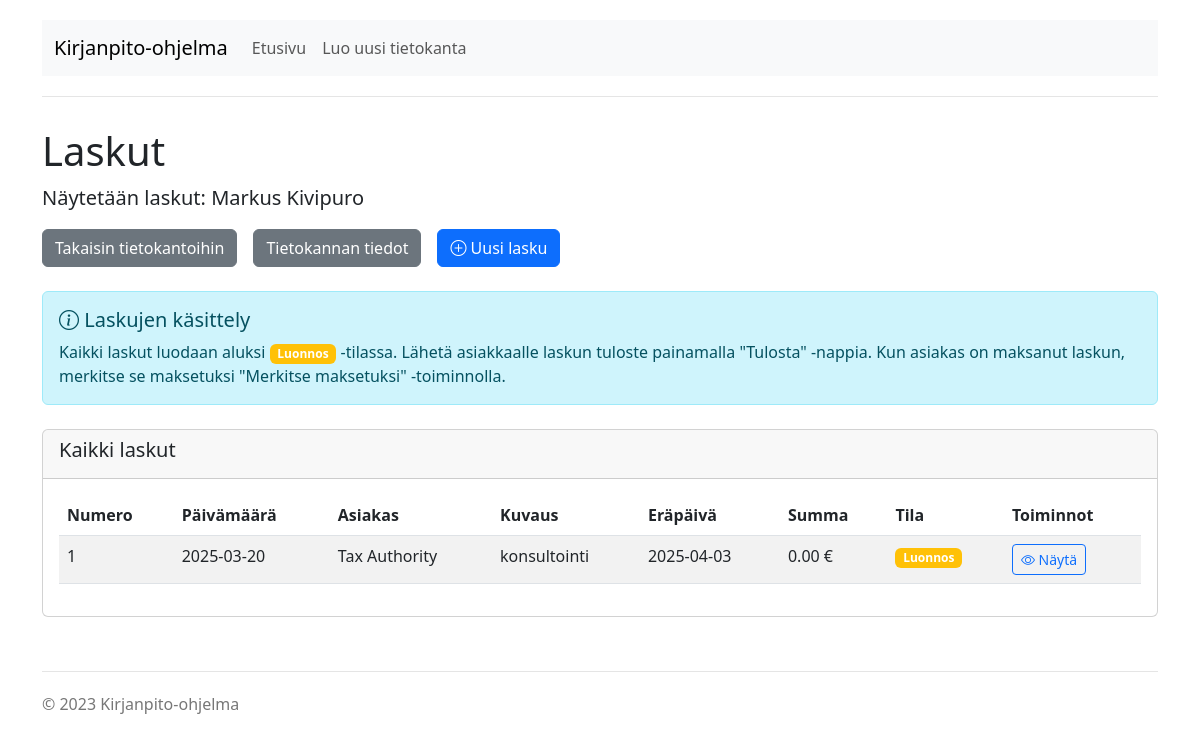
Screenshot of /db/markus_kivipuro_d68af4bb.db/invoices with the database file from the repository.
### tables this page shows
CREATE TABLE Asetus (
            avain VARCHAR(128) PRIMARY KEY NOT NULL,
            arvo TEXT,
            muokattu TIMESTAMP DEFAULT CURRENT_TIMESTAMP
        );

CREATE TABLE Tosite (
            id INTEGER PRIMARY KEY AUTOINCREMENT NOT NULL,
            pvm DATE,
            tyyppi INTEGER,
            tila INTEGER DEFAULT 100,
            tunniste INTEGER,
            sarja VARCHAR(10),
            otsikko TEXT,
            kumppani INTEGER REFERENCES Kumppani(id),
            laskupvm DATE,
            erapvm DATE,
            viite VARCHAR(64),
            json TEXT
        );

CREATE TABLE Kumppani (
            id INTEGER PRIMARY KEY AUTOINCREMENT NOT NULL,
            nimi VARCHAR(255),
            alvtunnus VARCHAR(20),
            json TEXT
        );

### laskut.py (the view)
@lasku_bp.route('/db/<filename>/invoices')
def list_invoices(filename):
    db_path = os.path.join('databases', filename)
    if not os.path.exists(db_path):
        flash("Tietokantaa ei löydy", "error")
        return redirect(url_for('index'))
    conn = get_db_connection(db_path)
    cursor = conn.cursor()
    cursor.execute("""
        SELECT id, pvm, tunniste, tila, otsikko, erapvm, kumppani, json FROM Tosite
        WHERE tyyppi = 1
        ORDER BY pvm DESC, id DESC
    """)
    invoices = []
    for row in cursor.fetchall():
        status = INVOICE_STATUSES.get(row['tila'], "Tuntematon")
        partner_name = "Tuntematon"
        if row['kumppani']:
            cursor.execute("SELECT nimi FROM Kumppani WHERE id = ?", (row['kumppani'],))
            partner = cursor.fetchone()
            if partner:
                partner_name = partner['nimi']
        cursor.execute("""
            SELECT SUM(kreditsnt) as total_credit FROM Vienti
            WHERE tosite = ?
        """, (row['id'],))
        total = cursor.fetchone()
        total_amount = float(total['total_credit'] / 100) if total['total_credit'] else 0
        json_data = {}
        if row['json']:
            try:
                json_data = json.loads(row['json'])
            except:
                pass
        invoices.append({
            'id': row['id'],
            'number': row['tunniste'] or row['id'],  # Use tunniste if available, otherwise id
            'pvm': row['pvm'],
            'tila': status,
            'otsikko': row['otsikko'] or "Ei otsikkoa",
            'erapvm': row['erapvm'],
            'kumppani': partner_name,
            'summa': f"{total_amount:.2f} €",
            'maksuehto': json_data.get('maksuehto', ""),
            'viitenumero': json_data.get('viitenumero', "")
        })
    conn.close()
    client_name = ""
    try:
        conn = get_db_connection(db_path)
        cursor = conn.cursor()
        cursor.execute("SELECT arvo FROM Asetus WHERE avain='Nimi'")
        result = cursor.fetchone()
        if result:
            client_name = result[0]
        conn.close()
    except:
        pass
    return render_template('invoices/list.html',
                          invoices=invoices,
                          filename=filename,
                          client_name=client_name)

### laskut.py (called while the page is built)
def get_db_connection(db_path):
    conn = sqlite3.connect(db_path)
    conn.row_factory = sqlite3.Row  # Allows accessing columns by name
    return conn

### templates/invoices/list.html
{% extends "layout.html" %}
{% block content %}
<div class="row">
    <div class="col-md-12">
        <h1>Laskut</h1>
        <p class="lead">Näytetään laskut: {{ client_name }}</p>
        <div class="d-grid gap-2 d-md-flex justify-content-md-start mb-4">
            <a href="{{ url_for('index') }}" class="btn btn-secondary me-md-2">Takaisin tietokantoihin</a>
            <a href="{{ url_for('view_database', filename=filename) }}" class="btn btn-secondary me-md-2">Tietokannan tiedot</a>
            <a href="{{ url_for('lasku.new_invoice', filename=filename) }}" class="btn btn-primary">
                <i class="bi bi-plus-circle"></i> Uusi lasku
            </a>
        </div>
        <div class="alert alert-info mb-4">
            <h5><i class="bi bi-info-circle"></i> Laskujen käsittely</h5>
            <p class="mb-0">
                Kaikki laskut luodaan aluksi <span class="badge bg-warning">Luonnos</span> -tilassa.
                Lähetä asiakkaalle laskun tuloste painamalla "Tulosta" -nappia. Kun asiakas on maksanut laskun,
                merkitse se maksetuksi "Merkitse maksetuksi" -toiminnolla.
            </p>
        </div>
        {% if invoices %}
        <div class="card mb-4">
            <div class="card-header">
                <h5>Kaikki laskut</h5>
            </div>
            <div class="card-body">
                <div class="table-responsive">
                    <table class="table table-striped table-hover">
                        <thead>
                            <tr>
                                <th>Numero</th>
                                <th>Päivämäärä</th>
                                <th>Asiakas</th>
                                <th>Kuvaus</th>
                                <th>Eräpäivä</th>
                                <th>Summa</th>
                                <th>Tila</th>
                                <th>Toiminnot</th>
                            </tr>
                        </thead>
                        <tbody>
                            {% for invoice in invoices %}
                                <tr>
                                    <td>{{ invoice.number }}</td>
                                    <td>{{ invoice.pvm }}</td>
                                    <td>{{ invoice.kumppani }}</td>
                                    <td>{{ invoice.otsikko }}</td>
                                    <td>{{ invoice.erapvm or "Ei asetettu" }}</td>
                                    <td>{{ invoice.summa }}</td>
                                    <td>
                                        <span class="badge bg-{{ 'warning' if invoice.tila == 'Luonnos'
                                                            else 'primary' if invoice.tila == 'Avoin'
                                                            else 'danger' if invoice.tila == 'Erääntynyt'
                                                            else 'info' if invoice.tila == 'Osittain maksettu'
                                                            else 'success' if invoice.tila == 'Maksettu'
                                                            else 'secondary' }}">
                                            {{ invoice.tila }}
                                        </span>
                                    </td>
                                    <td>
                                        <a href="{{ url_for('lasku.view_invoice', filename=filename, invoice_id=invoice.id) }}" class="btn btn-sm btn-outline-primary">
                                            <i class="bi bi-eye"></i> Näytä
                                        </a>
                                    </td>
                                </tr>
                            {% endfor %}
                        </tbody>
                    </table>
                </div>
            </div>
        </div>
        {% else %}
        <div class="alert alert-info">
            Tietokannasta ei löytynyt laskuja. Klikkaa "Uusi lasku" luodaksesi uuden.
        </div>
        {% endif %}
    </div>
</div>
{% endblock %}

### templates/layout.html (style rules this page uses)
body { padding-top: 20px; padding-bottom: 20px; }

### rows the page displays
Asetus: arvo "Markus Kivipuro"
Tosite: pvm "2025-03-20", otsikko "konsultointi", erapvm "2025-04-03"
Kumppani: kumppani "Tax Authority"

### other values shown
{{ invoice.number }} "1"
{{ invoice.summa }} "0.00 €"
{{ invoice.tila }} "Luonnos"
